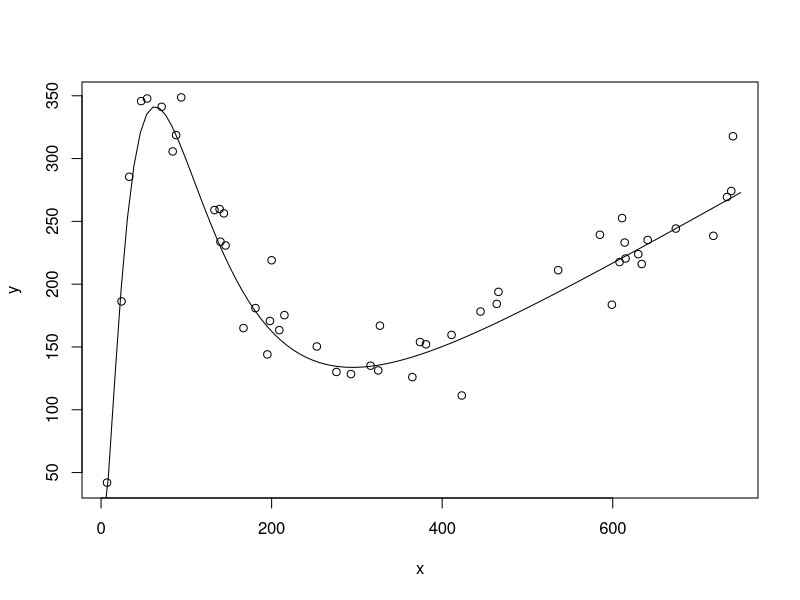

This chart was generated by the following R code:
filePathRoot <- 'C:\\Users\\deifen\\Documents\\Projects\\Bias and overfitting trade offs\\Bias and Variance Tradeoff Project\\SampleData\\dataSample'

n <- 750
r <- 50
vect <- seq(n) 
signal<-function(n)
{(n^2.75)/exp(sqrt(n/2)) +.40*n -sqrt(n)}
for(i in 1:10) 
{
  x <- sample(vect, r)
  noise<- rnorm(r, mean=10, sd=20)
  y <- signal(x) + noise
  Data <- data.frame(x, y)
  write.csv(Data, file=paste(filePathRoot, i, collapse=NULL), quote=FALSE, row.names=FALSE, append=FALSE)
}

plot(y ~ x, Data)
curve(signal(x), from=1, to=n, , xlab="x", ylab="y", add=TRUE)

